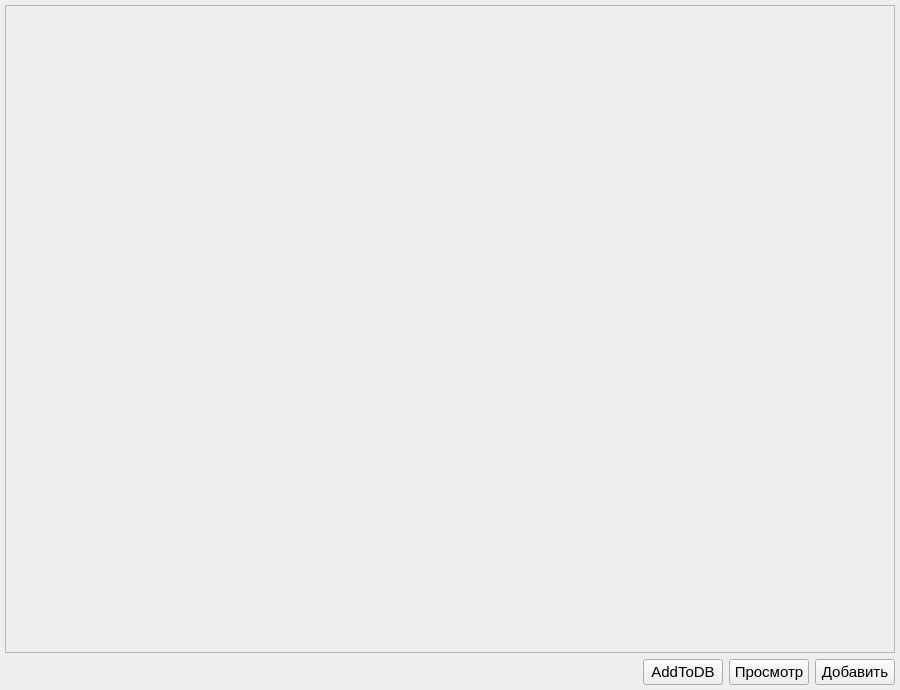
<?xml version="1.0" encoding="UTF-8"?>
<ui version="4.0">
 <class>ImgWidget</class>
 <widget class="QWidget" name="ImgWidget">
  <property name="geometry">
   <rect>
    <x>0</x>
    <y>0</y>
    <width>900</width>
    <height>690</height>
   </rect>
  </property>
  <property name="font">
   <font>
    <pointsize>11</pointsize>
   </font>
  </property>
  <property name="windowTitle">
   <string>Form</string>
  </property>
  <layout class="QVBoxLayout" name="verticalLayout_2">
   <property name="leftMargin">
    <number>5</number>
   </property>
   <property name="topMargin">
    <number>5</number>
   </property>
   <property name="rightMargin">
    <number>5</number>
   </property>
   <property name="bottomMargin">
    <number>5</number>
   </property>
   <item>
    <widget class="QScrollArea" name="scrollArea">
     <property name="widgetResizable">
      <bool>true</bool>
     </property>
     <widget class="QWidget" name="scrollAreaWidgetContents">
      <property name="geometry">
       <rect>
        <x>0</x>
        <y>0</y>
        <width>888</width>
        <height>644</height>
       </rect>
      </property>
      <layout class="QVBoxLayout" name="verticalLayout_3">
       <item>
        <layout class="QVBoxLayout" name="verticalLayout">
         <property name="spacing">
          <number>0</number>
         </property>
         <property name="leftMargin">
          <number>0</number>
         </property>
         <property name="topMargin">
          <number>10</number>
         </property>
        </layout>
       </item>
      </layout>
     </widget>
    </widget>
   </item>
   <item>
    <layout class="QHBoxLayout" name="horizontalLayout">
     <item>
      <spacer name="horizontalSpacer">
       <property name="orientation">
        <enum>Qt::Horizontal</enum>
       </property>
       <property name="sizeHint" stdset="0">
        <size>
         <width>198</width>
         <height>20</height>
        </size>
       </property>
      </spacer>
     </item>
     <item>
      <widget class="QPushButton" name="btnAddToDB">
       <property name="text">
        <string>AddToDB</string>
       </property>
       <property name="icon">
        <iconset>
         <normalon>:/images/addToDB.png</normalon>
        </iconset>
       </property>
      </widget>
     </item>
     <item>
      <widget class="QPushButton" name="btnAddFromTable">
       <property name="text">
        <string>Просмотр</string>
       </property>
       <property name="icon">
        <iconset>
         <normalon>:/images/openViewer.png</normalon>
        </iconset>
       </property>
      </widget>
     </item>
     <item>
      <widget class="QPushButton" name="btnAddList">
       <property name="text">
        <string>Добавить</string>
       </property>
       <property name="icon">
        <iconset>
         <normalon>:/images/plusMany.png</normalon>
        </iconset>
       </property>
      </widget>
     </item>
    </layout>
   </item>
  </layout>
  <action name="actionAddFromTable">
   <property name="text">
    <string>Просмотр</string>
   </property>
   <property name="toolTip">
    <string>Просмотр из таблицы</string>
   </property>
  </action>
 </widget>
 <resources/>
 <connections/>
</ui>
